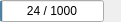
<?xml version="1.0" encoding="UTF-8"?>
<ui version="4.0">
 <class>ProgressWidget</class>
 <widget class="QWidget" name="ProgressWidget">
  <property name="geometry">
   <rect>
    <x>0</x>
    <y>0</y>
    <width>121</width>
    <height>20</height>
   </rect>
  </property>
  <property name="windowTitle">
   <string>Form</string>
  </property>
  <layout class="QHBoxLayout" name="horizontalLayout">
   <property name="spacing">
    <number>5</number>
   </property>
   <property name="margin">
    <number>0</number>
   </property>
   <item>
    <widget class="QProgressBar" name="progressBar">
     <property name="maximum">
      <number>1000</number>
     </property>
     <property name="value">
      <number>24</number>
     </property>
     <property name="format">
      <string>%v / %m</string>
     </property>
    </widget>
   </item>
   <item>
    <widget class="QPushButton" name="stopButton">
     <property name="sizePolicy">
      <sizepolicy hsizetype="Fixed" vsizetype="Fixed">
       <horstretch>0</horstretch>
       <verstretch>0</verstretch>
      </sizepolicy>
     </property>
     <property name="maximumSize">
      <size>
       <width>12</width>
       <height>12</height>
      </size>
     </property>
     <property name="baseSize">
      <size>
       <width>12</width>
       <height>12</height>
      </size>
     </property>
     <property name="icon">
      <iconset resource="../openscad.qrc">
       <normaloff>:/icons/stopbutton.png</normaloff>:/icons/stopbutton.png</iconset>
     </property>
     <property name="iconSize">
      <size>
       <width>12</width>
       <height>12</height>
      </size>
     </property>
     <property name="flat">
      <bool>true</bool>
     </property>
    </widget>
   </item>
  </layout>
 </widget>
 <resources>
  <include location="../openscad.qrc"/>
 </resources>
 <connections/>
</ui>
